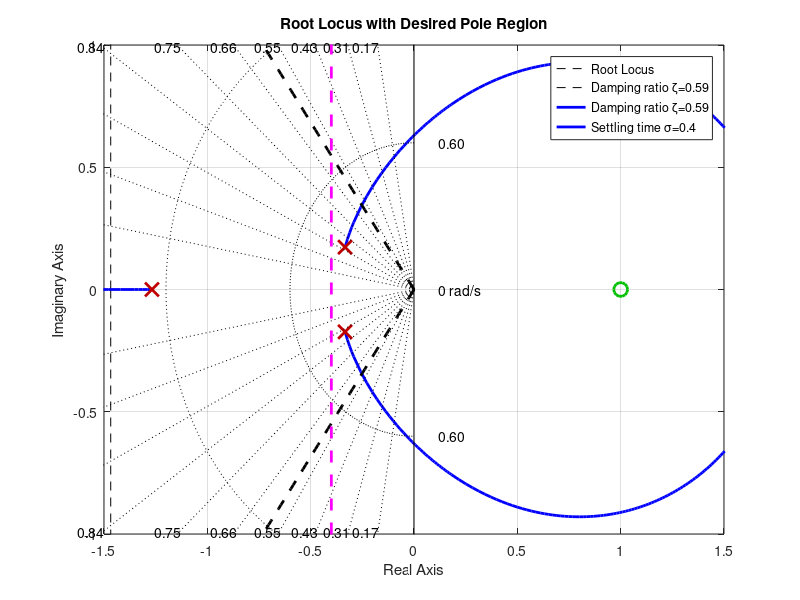

The MATLAB source for this figure:
clc , clear all ; 
%% System Parameters
K  = 1.282;
tau = -1.0;
a2 = 1.935;
a1 = 0.987;
a0 = 0.179;
%% Transfer Function 
num = [K*tau K];
den = [1 a2 a1 a0];
G = tf(num,den);
%% Desired Requirements 
% To see if our original rootlocus passes through our 
% required/desired performance specifications or not?

% 1.POS must be less than 10 
% 2.Settling Time must be less than 10s

figure(1)
rlocus(G)
sgrid
title("Root Locus with Desired Pole Region")
grid on 
hold on 

% -------------             POS line      ----------------------
% By formula the zeta = 0.59
thetha = acos(0.59);
r = linspace(0,2,100);
% Drawing the radian line on root locus for zeta = 0.59
plot(-r*cos(thetha),r*sin(thetha),'k--','LineWidth',2)
plot(-r*cos(thetha),-r*sin(thetha),'k--','LineWidth',2)

% -------------          Settling Time Line     -------------
ts = 10;
sigma = 4/ts;
plot([-sigma,-sigma],[-2,2],'m--','LineWidth',2)


legend('Root Locus','Damping ratio ζ=0.59','Damping ratio ζ=0.59','Settling time σ=0.4')
xlim([-1.5 1.5]); ylim([-1 1])
